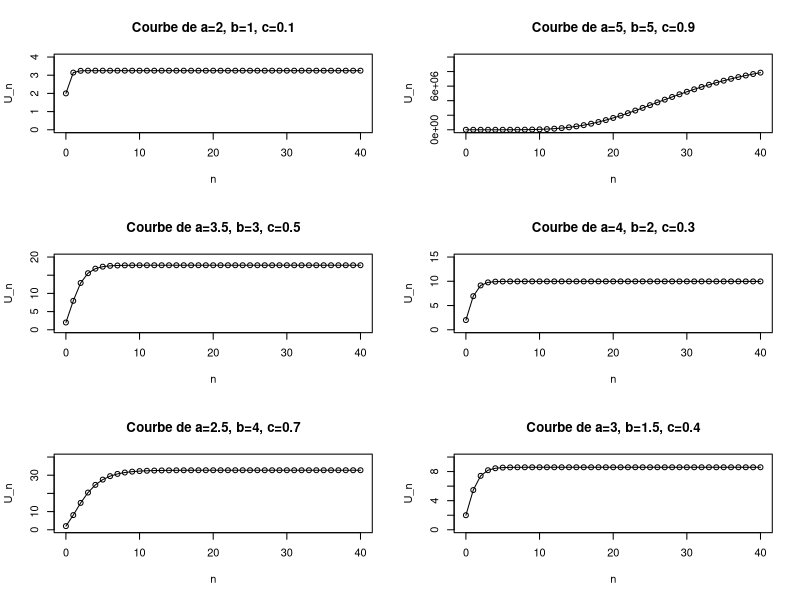
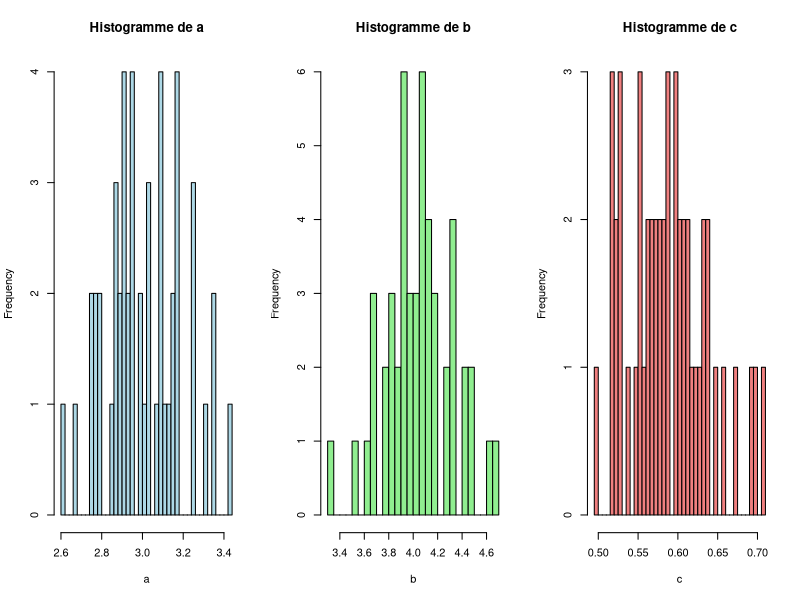
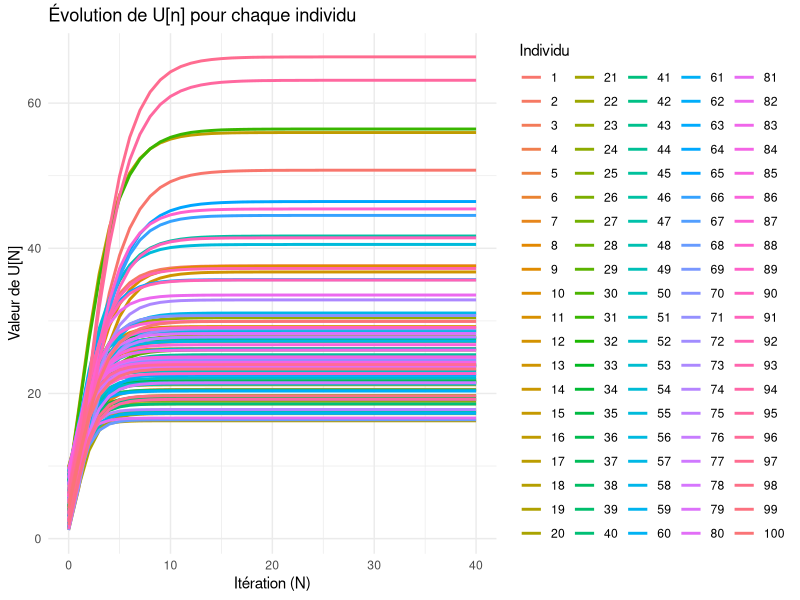
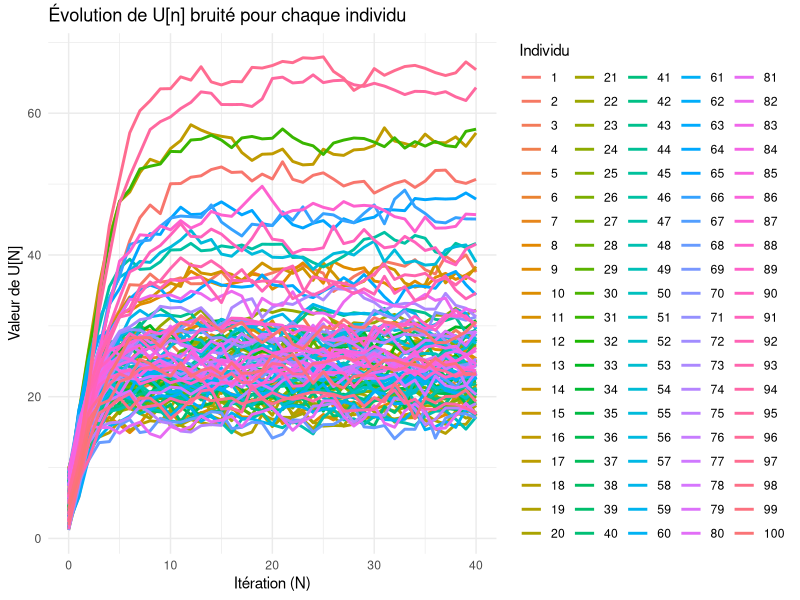

The R source for these figures, in order: (Note: this script raises an error after producing the figures.)
## ---- chunk 1
rm(list = ls())
## ---- chunk 2
library(ggplot2)
library(tidyr)
library(tidyverse)
library(reshape2)
library(dplyr)
## ---- chunk 3
# Définition de la fonction
Generate_output <- function(N, a, b, c, U0) {
  # Initialisation U0
  U <- numeric(N + 1)
  U[1] <- U0
  
  # Boucle pour calculer les valeurs de U_n
  for (n in 1:N) {
    U[n + 1] <- a * U[n]^c + b
  }
  
  return(U)
}
## ---- chunk 4
test_Generate_output <- function(){
 a <- 2
 b <- 2
 c <- 1
 U0 <- 1
 N <- 2
 waited<-c(2,2,2,1,1,4,10)
 fun_out<-c(N,a,b,c,Generate_output(N,a,b,c,U0))
 if(all(waited==fun_out)){
   return("OK")
 }else{
   return("Error...")
   }
}
test_Generate_output()
## ---- chunk 5
test_Generate_output <- function(){
 a <- 2
 b <- 2
 c <- 1
 U0 <- 1
 N <- 1
 waited<-c(1,2,2,1,1,4)
 fun_out<-c(N,a,b,c,Generate_output(N,a,b,c,U0))
 if(all(waited==fun_out)){
   return("OK")
 }else{
   return("Error...")
   }
}
test_Generate_output()
## ---- chunk 6
# Pour rendre les résultats reproductibles (facultatif)
# Nombre d'itérations
N <- 40
U0 <- 2  # Valeur initiale de U(0)

# Paramètres pour la courbe 1
a1<-2
b1<-1
c1<-0.1
# Paramètres pour la courbe 2
a2<-5
b2<-5
c2<-0.9
# Paramètres pour la courbe 3
a3<-3.5
b3<-3
c3<-0.5
# Paramètres pour la courbe 4
a4 <- 4
b4 <- 2
c4 <- 0.3
# Paramètres pour la courbe 5
a5 <- 2.5
b5 <- 4
c5 <- 0.7
# Paramètres pour la courbe 6
a6 <- 3
b6 <- 1.5
c6 <- 0.4

# Pour permettre un affichage en grille des graphique
par(mfrow = c(3, 2))
# Générer et tracer la courbe 1
plot(0:N, Generate_output(N, a1,b1,c1, U0),
     type = "o", col = 1, ylim = c(0, 4), 
     xlab = "n", ylab = "U_n", 
     main = "Courbe de a=2, b=1, c=0.1")
# Générer et tracer la courbe 2
plot(0:N, Generate_output(N, a2,b2,c2, U0),
     type = "o", col = 1, ylim = c(0, 10^7), 
     xlab = "n", ylab = "U_n", 
     main = "Courbe de a=5, b=5, c=0.9")
# Générer et tracer la courbe 3
plot(0:N, Generate_output(N, a3,b3,c3, U0),
     type = "o", col = 1, ylim = c(0, 20), 
     xlab = "n", ylab = "U_n", 
     main = "Courbe de a=3.5, b=3, c=0.5")
# Générer et tracer la courbe 4
plot(0:N, Generate_output(N, a4, b4, c4, U0),
     type = "o", col = 1, ylim = c(0, 15), 
     xlab = "n", ylab = "U_n", 
     main = "Courbe de a=4, b=2, c=0.3")

# Générer et tracer la courbe 5
plot(0:N, Generate_output(N, a5, b5, c5, U0),
     type = "o", col = 1, ylim = c(0, 40), 
     xlab = "n", ylab = "U_n", 
     main = "Courbe de a=2.5, b=4, c=0.7")

# Générer et tracer la courbe 6
plot(0:N, Generate_output(N, a6, b6, c6, U0),
     type = "o", col = 1, ylim = c(0, 10), 
     xlab = "n", ylab = "U_n", 
     main = "Courbe de a=3, b=1.5, c=0.4")

## ---- chunk 7
# Générer les valeurs des paramètres à partir des intervalles
a_values <- seq(from = 2, to = 5, length.out = 5)
b_values <- seq(from = 1, to = 5, length.out = 5)
c_values <- seq(from = 0.1, to = 0.9, length.out = 5)
U0_valeus<-seq(from = 1, to = 5, length.out = 5)
# Créer une grille de combinaisons possibles des paramètres
param_grid <- expand.grid(a = a_values, b = b_values, c = c_values, U0=U0_valeus)
param_grid
## ---- chunk 8
calculate_gradient <- function(N, a, b, c, U0) {
  h_values <- seq(0.001, 0.05, length.out = 10) # Définir une plage de h
  fU <- Generate_output(N, a, b, c, U0)
  
  # Matrices pour stocker les variations pour chaque h
  variations_a <- matrix(0, nrow = length(fU), ncol = length(h_values))
  variations_b <- matrix(0, nrow = length(fU), ncol = length(h_values))
  variations_c <- matrix(0, nrow = length(fU), ncol = length(h_values))
  
  # Calcul des variations pour chaque h
  for (i in seq_along(h_values)) {
    h <- h_values[i]
    variations_a[, i] <- (Generate_output(N, a + h, b, c, U0) - fU) / h
    variations_b[, i] <- (Generate_output(N, a, b + h, c, U0) - fU) / h
    variations_c[, i] <- (Generate_output(N, a, b, c + h, U0) - fU) / h
  }
  
  # Calcul de la moyenne des variations pour chaque paramètre
  gradient_a <- rowMeans(variations_a)
  gradient_b <- rowMeans(variations_b)
  gradient_c <- rowMeans(variations_c)
  
  # Combiner les résultats en une matrice
  gradient_f <- round(cbind(gradient_a, gradient_b, gradient_c, U0),2)
  
  return(gradient_f)
}

## ---- chunk 9
test_calculate_gradient <- function() {
  # Paramètres pour le test
  N <- 3
  a <- 2
  b <- 2
  c <- 1
  U0 <- 1
  
  # Résultat attendu (valeurs connues ou calculées manuellement)
  waited <- c(
    0.00, 0.00, 0.00, 1,  # Ligne 1
    1.00, 1.00, 0.00, 1,  # Ligne 2
    6.03, 3.00, 11.29, 1, # Ligne 3
    22.20, 7.00, 72.05, 1 # Ligne 4
  )
  
  # Résultat obtenu
  gradients <- calculate_gradient(N, a, b, c, U0)
  fun_out <- as.vector(t(gradients)) # Transformer la matrice en vecteur ligne
  
  # Comparaison des résultats
  if (all.equal(waited, fun_out, tolerance = 1e-2)) {
    return("OK")
  } else {
    return("Error...")
  }
}

# Exécuter le test
test_calculate_gradient()

## ---- chunk 10
# Calculer la norme du gradient
calculate_gradient_norm <- function(gradients) {
  # Calcul de la norme pour chaque ligne
  norms <- apply(gradients[,1:3], 1, function(row) sqrt(sum(row^2)))
  
  return(norms)
}
## ---- chunk 11
test_calculate_gradient_norm <- function() {
  # Gradients d'entrée pour le test (matrice)
  gradients <- matrix(
    c(
      0.00, 0.00, 0.00, 1,  # Ligne 1
      1.00, 1.00, 0.00, 1,  # Ligne 2
      6.03, 3.00, 11.29, 1, # Ligne 3
      22.20, 7.00, 72.05, 1 # Ligne 4
    ),
    ncol = 4,
    byrow = TRUE
  )
  
  # Résultat attendu (valeurs calculées manuellement)
  waited <- c(
    0.00,                     # Norme de la ligne 1
    sqrt(1.00^2 + 1.00^2),    # Norme de la ligne 2
    sqrt(6.03^2 + 3.00^2 + 11.29^2), # Norme de la ligne 3
    sqrt(22.20^2 + 7.00^2 + 72.05^2) # Norme de la ligne 4
  )
  
  # Résultat obtenu
  fun_out <- calculate_gradient_norm(gradients)
  
  # Comparaison des résultats
  if (all.equal(waited, fun_out, tolerance = 1e-2)) {
    return("OK")
  } else {
    return("Error...")
  }
}

# Exécuter le test
test_calculate_gradient_norm()

## ---- chunk 12
calculate_sensitivity_indicateur <- function(gradients) {
  # Vérifier si la matrice des gradients est valide
  if (is.null(gradients) || nrow(gradients) == 0 || ncol(gradients) < 3) {
    stop("La matrice des gradients doit contenir au moins 3 colonnes et une ou plusieurs lignes.")
  }
  
  # Calculer la norme des gradients pour chaque ligne
  norms <- calculate_gradient_norm(gradients)
  
  # Éviter les divisions par zéro en ajoutant une petite valeur epsilon
  epsilon <- 1e-6
  sensitivity_values <- rowSums(gradients[, 1:3]) / (norms + epsilon)
  
  # Calculer l'indicateur global en prenant la médiane des sensibilités
  median_indicator <- round(median(sensitivity_values, na.rm = TRUE), 2)
  
  return(median_indicator)
}


## ---- chunk 13
test_calculate_sensitivity_indicateur <- function() {
  # Définir un exemple de gradients (entrée)
  test_gradients <- matrix(c(
    1, 2, 3,   # Ligne 1
    4, 5, 6,   # Ligne 2
    7, 8, 9    # Ligne 3
  ), ncol = 3, byrow = TRUE)
  
  # Résultat attendu pour cet exemple
  # Normes : sqrt(1^2 + 2^2 + 3^2), sqrt(4^2 + 5^2 + 6^2), sqrt(7^2 + 8^2 + 9^2)
  # Sensibilités relatives : rowSums(gradients) / norms
  # Indicateur : médiane des sensibilités relatives
  expected_indicator <- round(median(c(
    sum(c(1, 2, 3)) / sqrt(sum(c(1, 2, 3)^2)), # Ligne 1
    sum(c(4, 5, 6)) / sqrt(sum(c(4, 5, 6)^2)), # Ligne 2
    sum(c(7, 8, 9)) / sqrt(sum(c(7, 8, 9)^2))  # Ligne 3
  )), 2)
  
  # Appeler la fonction avec l'entrée
  result_indicator <- calculate_sensitivity_indicateur(test_gradients)
  
  # Vérifier le résultat
  if (all.equal(result_indicator, expected_indicator, tolerance = 1e-2)) {
    return("OK")
  } else {
    return(paste("Test Échec: Attendu =", expected_indicator, "Obtenu =", result_indicator))
  }
}
test_calculate_sensitivity_indicateur()
## ---- chunk 14
Stock_sensitivity_params <- function(param_list, N) {
  # Initialiser une liste vide pour stocker les résultats
  stock <- data.frame(a = numeric(), b = numeric(), c = numeric(), U0 = numeric(), Indicator = numeric())
  
  # Parcourir chaque ensemble de paramètres dans la liste
  for (params in param_list) {
    a <- params$a
    b <- params$b
    c <- params$c
    U0 <- params$U0
    
    # Calculer les gradients pour cet ensemble de paramètres
    gradients <- calculate_gradient(N, a, b, c, U0)
    
    # Calculer l'indicateur de sensibilité pour les gradients obtenus
    indicator <- round(calculate_sensitivity_indicateur(gradients),2)
    
    # Ajouter les résultats à la base stock
    stock <- rbind(stock, data.frame(a = a, b = b, c = c, U0 = U0, Indicator = indicator))
  }
  
  return(stock)
}

## ---- chunk 15
get_sensibility <- function(stock) {
  # Calculer la médiane de la colonne Indicator
  median_value <- median(stock$Indicator, na.rm = TRUE)
  
  # Trouver l'indice de la ligne dont la valeur d'Indicator est la plus proche de la médiane
  closest_index <- which.min(abs(stock$Indicator - median_value))
  
  # Retourner la ligne correspondante
  selected_row <- stock[closest_index, ]
  
  return(selected_row)
}

## ---- chunk 16
test_get_sensibility <- function() {
  # Créer un dataframe de test avec des valeurs prédéfinies
  stock <- data.frame(
    a = c(1, 2, 3, 4, 5),
    b = c(10, 15, 20, 25, 30),
    c = c(0.5, 1, 1.5, 2, 2.5),
    U0 = c(1, 2, 3, 4, 5),
    Indicator = c(2, 7, 12, 3, 9)  # Valeurs arbitraires
  )
  
  # Résultat attendu : médiane = 7, la ligne la plus proche de 7 est la 2ème (Indice 2)
  expected_result <- stock[2, ]
  
  # Appeler la fonction get_sensibility
  result <- get_sensibility(stock)
  
  # Vérification si le résultat correspond à ce qui est attendu
  if (all(result == expected_result)) {
    return("ok")
  } else {
    return("Erreur : Résultat incorrect")
  }
}

# Exécution du test
test_get_sensibility()

## ---- chunk 17
# Exemple d'utilisation : définir plusieurs ensembles de paramètres
param_list <- list(
  list(a = 2, b = 2.5, c = 0.4, U0 = 1),
  list(a = 3.0, b = 4.0, c = 0.6, U0 = 1),
  list(a = 2.0, b = 3.0, c = 0.5, U0 = 1),
  list(a = 5.0, b = 5.0, c = 0.7, U0 = 1)
)

# Trouver les paramètres avec la meilleure sensibilité
Param_sim <- get_sensibility(Stock_sensitivity_params(param_list, N = 100))
print(Param_sim)

## ---- chunk 18
set.seed(123) # Pour des résultats reproductibles
n <- 50 # Nombre de simulations souhaité

# Simulation à partir des lois normales
sim_a <- rnorm(n, mean = 3, sd = 0.2)
sim_b <- rnorm(n, mean = 4, sd = 0.3)
sim_c <- rnorm(n, mean = 0.6, sd = 0.05)

sim_U0 <- round(runif(5, min = 1, max = 10),0)

# Créer les histogrammes
par(mfrow = c(1, 3))  # Pour afficher les 3 histogrammes côte à côte

hist(sim_a, main = "Histogramme de a", xlab = "a", col = "lightblue", breaks = 30)
hist(sim_b, main = "Histogramme de b", xlab = "b", col = "lightgreen", breaks = 30)
hist(sim_c, main = "Histogramme de c", xlab = "c", col = "lightcoral", breaks = 30)

## ---- chunk 19
# Simulation des paramètres pour n individus
set.seed(123)  # Pour la reproductibilité
M <- 100  # Nombre d'individus
N <- 40  # Nombre d'itérations

# Simulation des paramètres a, b, c, et U0
sim_a <- round(rnorm(M, mean = 3, sd = 0.2), 2)  # Simulation des paramètres a
sim_b <- round(rnorm(M, mean = 4, sd = 0.3), 2)  # Simulation des paramètres b
sim_c <- round(rnorm(M, mean = 0.6, sd = 0.05), 2)  # Simulation des paramètres c
sim_Uo <- round(runif(M, min = 1, max = 10), 2)  # Simulation des valeurs initiales de U0

# Générer une base de données avec les valeurs de a, b, c et U[0], U[1], ..., U[N]
base_root <- data.frame(matrix(ncol = N + 4, nrow = M))  # Base vide (n lignes, N+4 colonnes)

# Noms des colonnes : a, b, c, U[0], ..., U[100]
colnames(base_root) <- c("a", "b", "c", paste0("U", 0:N))

# Remplir la base avec les valeurs simulées de a, b, c et les valeurs de U
for (i in 1:M) {
  base_root[i, 1] <- sim_a[i]  # Valeur de a
  base_root[i, 2] <- sim_b[i]  # Valeur de b
  base_root[i, 3] <- sim_c[i]  # Valeur de c
  base_root[i, 4] <- sim_Uo[i]  # Valeur de Uo
  
  # Calculer les valeurs de U à l'aide de la fonction Generate_output (assurez-vous qu'elle est définie)
  U_values <- round(Generate_output(N, sim_a[i], sim_b[i], sim_c[i], sim_Uo[i]), 2)
  
  # Ajouter les valeurs de U dans la base
  base_root[i, 4:(N + 4)] <- U_values
}

# Restructurer les données pour le graphique
base_root %>%
  mutate(Individu = 1:M) %>%               # Ajouter la colonne 'Individu'
  melt(id.vars = c("a", "b", "c", "Individu"), 
       variable.name = "Iteration", 
       value.name = "U") %>%                # Restructurer le dataframe
  mutate(Iteration = as.numeric(gsub("U", "", Iteration))) %>%  # Convertir la colonne 'Iteration' en numérique
  ggplot(aes(x = Iteration, y = U, color = factor(Individu))) + # Graphique ggplot
  geom_line(linewidth = 1) +                     # Remplacer 'size' par 'linewidth'
  labs(title = "Évolution de U[n] pour chaque individu",
       x = "Itération (N)", 
       y = "Valeur de U[N]",
       color = "Individu") +
  theme_minimal()

## ---- chunk 20
# Définition de la fonction avec ajout de bruit
Generate_output_with_noise <- function(N, a, b, c, U0) {
  U <- numeric(N + 1)
  U[1] <- U0
  
  for (n in 1:N) {
    # Calcul de U[n+1] avec ajout de bruit gaussien
    U[n + 1] <- a * U[n]^c + b + rnorm(1, mean = 0, sd = 1)
  }
  
  return(U)
}

# Générer une base de données avec les valeurs de a, b, c et U[0], U[1], ..., U[100]
base_brutee <- data.frame(matrix(ncol = N + 4, nrow = M))  # Base vide (n lignes, N+4 colonnes)

# Noms des colonnes : a, b, c, U[0], ..., U[100]
colnames(base_brutee) <- c("a", "b", "c", paste0("U", 0:N))

# Remplir la base avec les valeurs simulées de a, b, c et les valeurs de U
for (i in 1:M) {
  base_brutee[i, 1] <- sim_a[i]  # Valeur de a
  base_brutee[i, 2] <- sim_b[i]  # Valeur de b
  base_brutee[i, 3] <- sim_c[i]  # Valeur de c
  base_brutee[i, 4] <- sim_Uo[i]  # Valeur de Uo
  U_values_bruité <- Generate_output_with_noise(N, sim_a[i], sim_b[i], sim_c[i], sim_Uo[i])  # Générer   
  base_brutee[i, 4:(N + 4)] <- round(U_values_bruité,2)  # Remplir les colonnes U[0] à U[100]
}

base_brutee %>%
  mutate(Individu = 1:M) %>%               # Ajouter la colonne 'Individu'
  melt(id.vars = c("a", "b", "c", "Individu"), 
       variable.name = "Iteration", 
       value.name = "U") %>%                # Restructurer le dataframe
  mutate(Iteration = as.numeric(gsub("U", "", Iteration))) %>%  # Convertir la colonne 'Iteration' en numérique
  ggplot(aes(x = Iteration, y = U, color = factor(Individu))) + # Graphique ggplot
  geom_line(size = 1) +                     # Tracer les courbes pour chaque individu
  labs(title = "Évolution de U[n] bruité pour chaque individu",
       x = "Itération (N)", 
       y = "Valeur de U[N]",
       color = "Individu") +
  theme_minimal()    

## ---- chunk 21
set.seed(123)  # Pour la reproductibilité
Output_Curves<-base_root[, 5:(N + 4)]
matrice_bruit_aleatoire <- matrix(rnorm(M * N), nrow = M, ncol = N)
Main_Learning_Base<-Output_Curves+matrice_bruit_aleatoire
## ---- chunk 22
param<-base_root[, 1:4] %>% 
  mutate(ID=paste0("IND", 1:M)) %>% 
  select(ID,a,b,c,U0)
## ---- chunk 23
output_with_brute<-Main_Learning_Base %>%
  mutate(ID_p=paste0("IND", 1:M),ID_wb=paste0("OUTWB", 1:M)) %>%
  select(ID_wb,ID_p,everything())
## ---- chunk 24
output_brute<-Output_Curves %>%
  mutate(ID_p=paste0("IND", 1:M),ID_ob=paste0("OUTB", 1:M)) %>%
  select(ID_ob,ID_p,everything())
## ---- chunk 25
# Supposons que Main_Learning_Base est déjà chargé et contient M lignes
set.seed(123)  # Pour la reproductibilité

# Déterminer le nombre de lignes pour chaque ensemble
train_size <- floor(0.7 * M)  # 70% pour l'entraînement
test_size <- M - train_size     # 30% pour le test

# Échantillonner les indices pour l'ensemble d'entraînement
train_indices <- sample(1:M, size = train_size, replace = FALSE)

# Créer les ensembles d'entraînement et de test
Main_Training_Base <- Main_Learning_Base[train_indices, ]  # Ensemble d'entraînement
Main_Test_Base <- Main_Learning_Base[-train_indices, ]      # Ensemble de test
## ---- chunk 26
# Nombre de termes à générer
N <- 40
U_0 <- c(7.18, 2.57, 3.87)

# Création d'une data frame vide avec N + 4 colonnes et autant de lignes que d'éléments dans U_0
nouvelle_ligne <- data.frame(matrix(ncol = N + 4, nrow = length(U_0)))

# Noms des colonnes : a, b, c, U[0], ..., U[N]
colnames(nouvelle_ligne) <- c("a", "b", "c", paste0("U", 0:N))

# Remplir les colonnes a, b, et c avec les mêmes valeurs
nouvelle_ligne$a <- 1.72
nouvelle_ligne$b <- 2.72
nouvelle_ligne$c <- 0.80

# Remplir chaque ligne avec une valeur différente de U_0 et générer la suite correspondante
for (i in seq_along(U_0)) {
  
  # Génération de la suite avec bruit pour chaque U_0[i]
  U_val_bruité <- Generate_output_with_noise(N, 1.72, 2.72, 0.80, U_0[i])
  
  # Remplir les colonnes U[1] à U[N] dans la ligne correspondante
  nouvelle_ligne[i, 4:(N + 4)] <- U_val_bruité
}
base_brutee <- rbind(base_brutee, nouvelle_ligne)
## ---- chunk 27
RelDiff <- function(y_observe, y_pred) {
  return(rowMeans(abs(y_observe - y_pred)))
}
## ---- chunk 28
f_obj<-function(A,B,C){
  N<-length(base_brutee)-4
  filtered_row <- subset(base_brutee, a == A & b == B & c == C)
  y_obser<-as.matrix(filtered_row[,4:(N+4)])
  y_pred<-t(mapply(Generate_output,N, A, B, C ,y_obser[,1]))
  ecart<-RelDiff(y_obser,y_pred)
  return(ecart)
  
}
## ---- chunk 29
f_obj(1.72, 2.72, 0.80)
## ---- chunk 30
N<-length(base_brutee)-4
filtered_row <- subset(base_brutee, a == 1.72 & b == 2.72 & c == 0.80)
y_obser<-as.matrix(filtered_row[,4:(N+4)])
y_pred<-t(mapply(Generate_output,N, 1.72, 2.72, 0.80 ,y_obser[,1]))
#ecart<-RelDiff(y_obser,y_pred)
## ---- chunk 31
# Définir les bornes pour les paramètres a, b, et c selon les intervalles spécifiés
lower_bounds <- c(2, 1, 0.1)  # borne inférieure pour a, b et c
upper_bounds <- c(5, 5, 0.9)  # borne supérieure pour a, b et c

# Configurer et exécuter l’optimisation avec l'algorithme DIRECT
result <- nloptr(
  x0 = c(3.5, 3, 0.5),  # Valeurs de départ (peuvent être ajustées si besoin)
  eval_f = f_obj,       # Fonction d’objectif à minimiser
  lb = lower_bounds,    # Borne inférieure
  ub = upper_bounds,    # Borne supérieure
  opts = list("algorithm" = "NLOPT_GN_DIRECT", "maxeval" = 1000)  # Configuration DIRECT
)

# Afficher les résultats optimaux
print(result)

